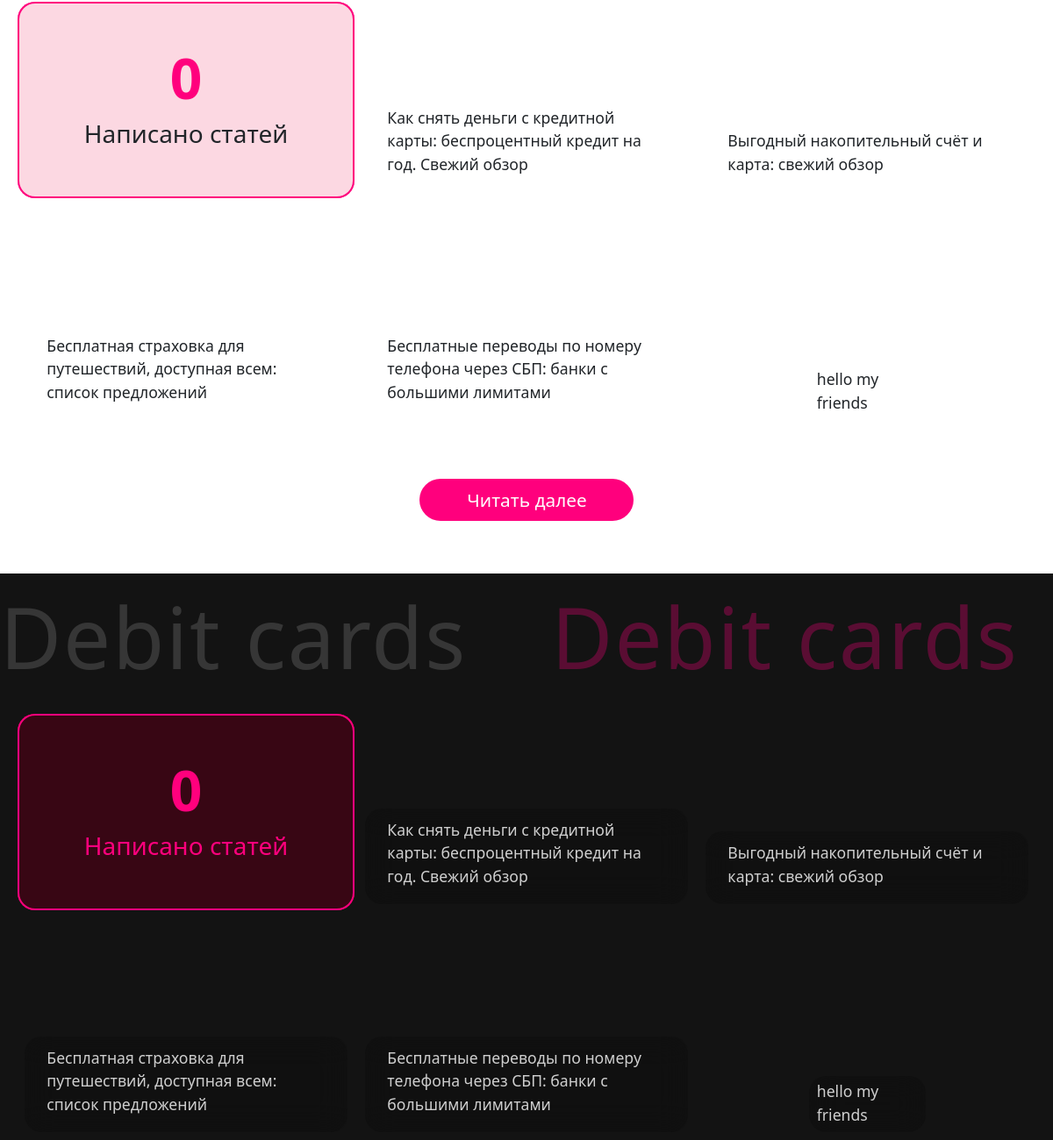
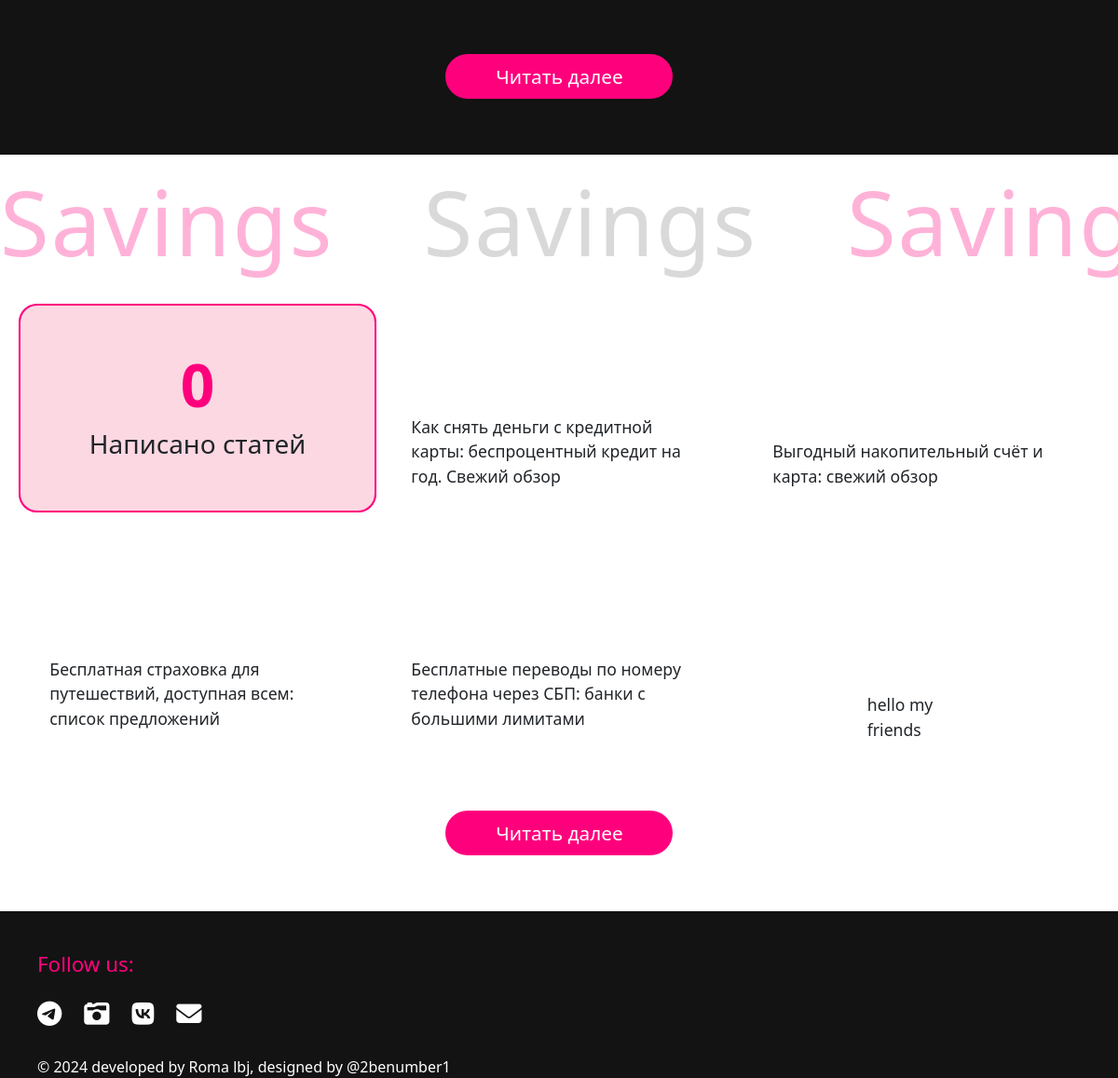
The app's page / (lower part), older data (2 pictures, top to bottom).
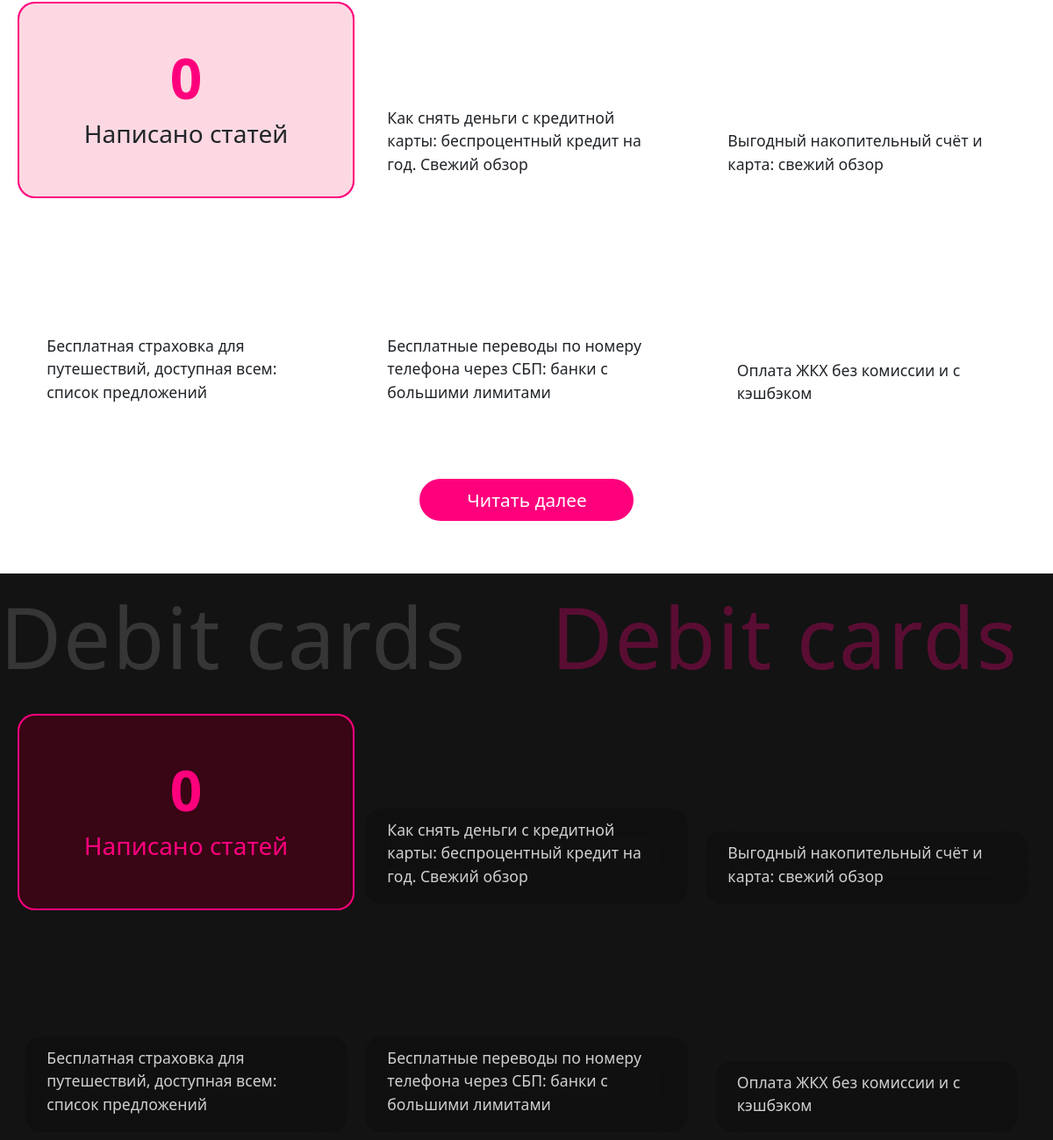
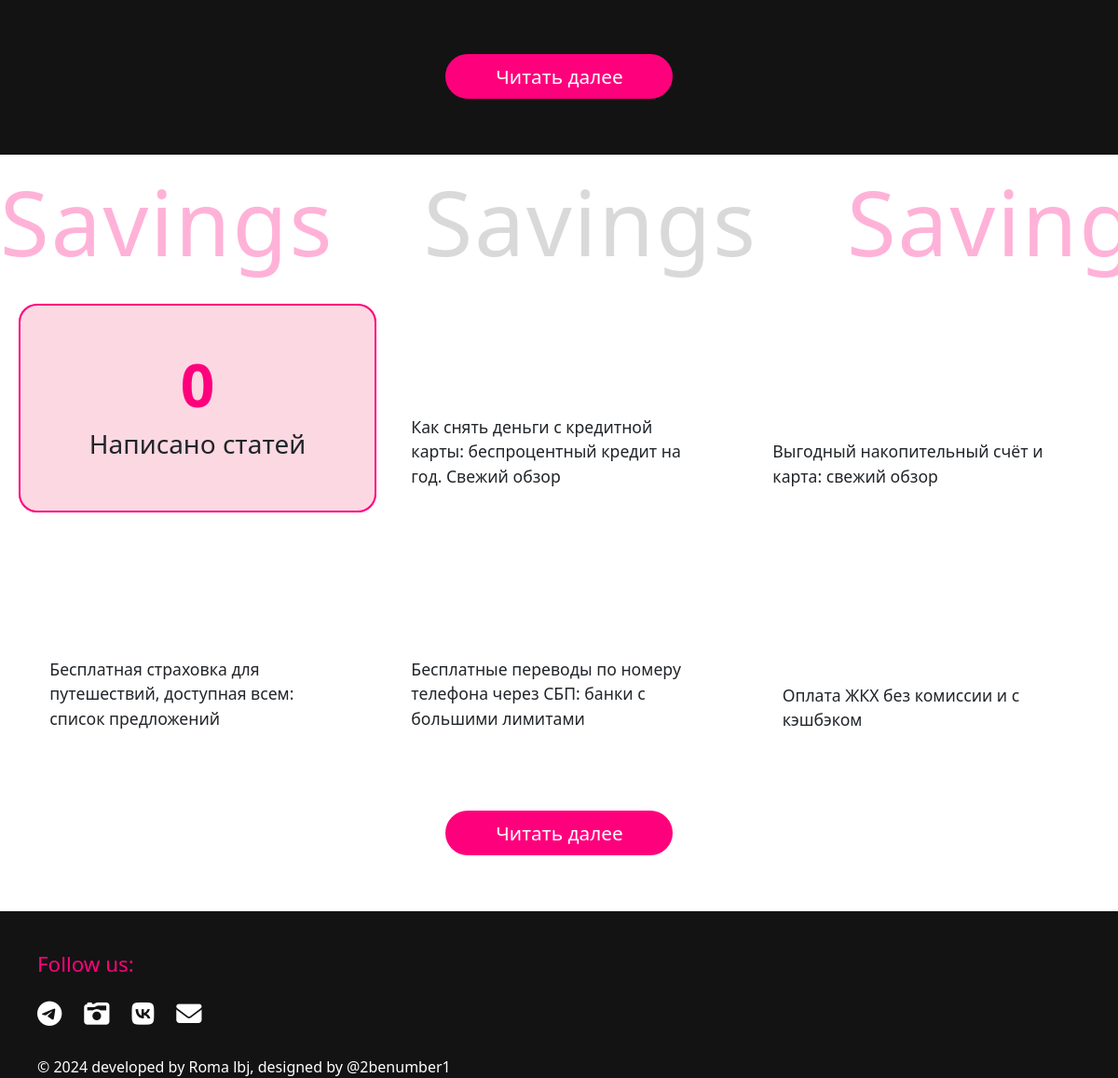
The same page, newer data (2 pictures, top to bottom).
### main/models.py (models this page shows, shortened)
class Articles(models.Model):
    credit = 'credit'
    debit = 'debit'
    savings = 'savings'
    CATEGORIES = [(credit, 'Кредитки'), (debit, 'Дебетухи'), (savings, 'Накопилка')]
    title = models.CharField(max_length=255)
    category = models.CharField(max_length=50, choices=CATEGORIES, blank=False)
    content = models.TextField()
    photo = models.ImageField(upload_to="images")
    time_create = models.DateTimeField(auto_now_add=True)
    time_update = models.DateTimeField(auto_now=True)
    likes_amount = models.IntegerField()
    comments_amount = models.IntegerField()

### main/views.py (the view)
# urls.py: path('', views.home, name='home1'),
def home(request):
    context = {
        'articles': Articles.objects.all(),
    }
    return render(request, 'main/home.html', context)

### main/templates/main/home.html (shortened to what this page needs)
{% extends 'main/layout.html' %}
{% block content %}
    <div class="credit">
        <ul>
            <li class="credit_stat">
                <div class="counters">
                    <div>
                        <div class="counter">
                            <h1><span data-count="156">0</span></h1>
                            <h3>Написано статей</h3>
                        </div>
                    </div>
                </div>
            </li>
            {% for post in articles %}
                {% if post.id <= 5 %}
            <li class="credit_article" style="background-image: url('{{post.photo.url}}');">
                <div>
                    <p>{{post.title}}</p>
                </div>
            </li>
                    {% endif %}
            {% endfor %}
        </ul>
        <div class="button_container">
            <a href="#" class="more_button">Читать далее &nbsp;</a>
        </div>
    </div>
    <div class="container black">
        <div class="scroll_text scroll_text_black">
            <ul>
                <li>
                    <p>Debit cards</p>
                </li>
                <li>
                    <p style="color: #ff007d; opacity: 0.3;">Debit cards</p>
                </li>
            </ul>
       </div>
    </div>
    <div class="credit credit_black black">
        <ul>
            <li class="credit_stat">
                <div class="counters counters_black counters_2">
                    <div>
                        <div class="counter counter_2">
                            <h1><span data-count="256">0</span></h1>
                            <h3>Написано статей</h3>
                        </div>
                    </div>
                </div>
            </li>
            {% for post in articles %}
                {% if post.id <= 5 %}
            <li class="credit_article" style="background-image: url('{{post.photo.url}}');">
                <div>
                    <p>{{post.title}}</p>
                </div>
            </li>
                    {% endif %}
            {% endfor %}
        </ul>
        <div class="button_container">
            <a href="#" class="more_button more_button_black">Читать далее &nbsp;</a>
        </div>
    </div>
    <div class="container">
        <div class="scroll_text">
            <ul>
                <li>
                    <p style="color: #ff007d; opacity: 0.3;">Savings</p>
                </li>
                <li>
                    <p>Savings</p>
                </li>
            </ul>
            <ul aria-hidden="true">
                <li>
                    <p style="color: #ff007d; opacity: 0.3;">Savings</p>
                </li>
       </div>
    </div>
    <div class="credit">
        <ul>
            <li class="credit_stat">
                <div class="counters counters_3">
                    <div>
                        <div class="counter counter_3">
                            <h1><span data-count="256">0</span></h1>
                            <h3>Написано статей</h3>
                        </div>
                    </div>
                </div>
            </li>
            {% for post in articles %}
                {% if post.id <= 5 %}
            <li class="credit_article" style="background-image: url('{{post.photo.url}}');">
                <div>
                    <p>{{post.title}}</p>
                </div>
            </li>
                    {% endif %}
            {% endfor %}
        </ul>
        <div class="button_container">
            <a href="#" class="more_button">Читать далее &nbsp;</a>
        </div>
    </div>
{% endblock %}

Row changes from the older to the newer data that the page shows:
changed Articles: title "hello my friends" → "Оплата ЖКХ без комиссии и с кэшбэком"
